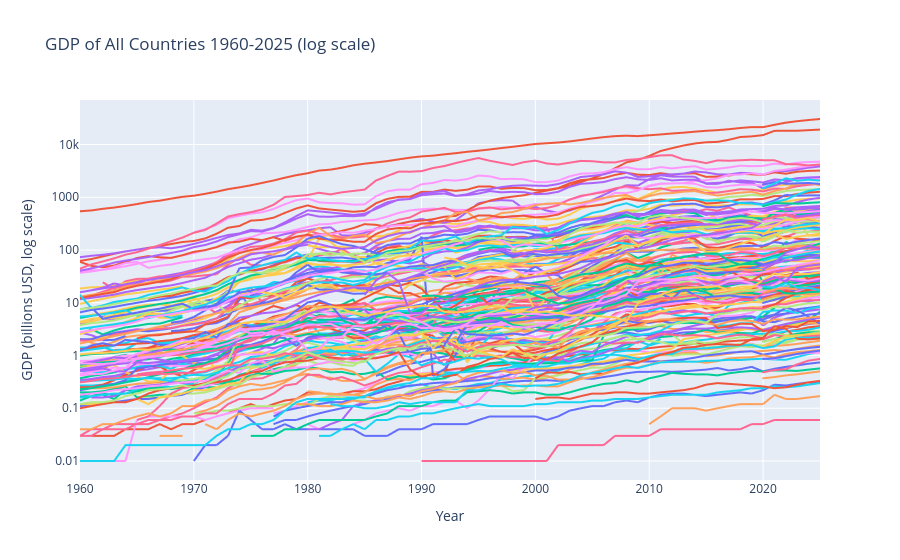

Here is the notebook cell this chart was saved with:
### Code cell
# Log-scale multi-country line chart — all countries
fig = px.line(full_data, x='Year', y='GDP', color='Country',
              hover_name='Country',
              title='GDP of All Countries 1960-2025 (log scale)',
              log_y=True)
fig.update_layout(showlegend=False, yaxis_title='GDP (billions USD, log scale)')
fig.show()
